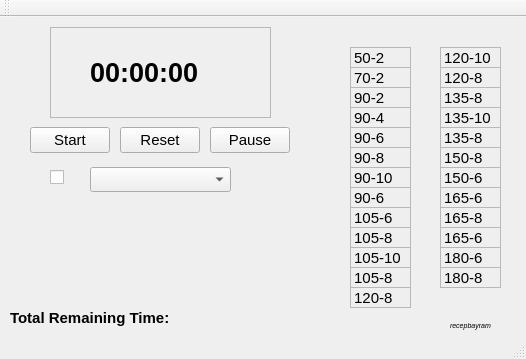
<?xml version="1.0" encoding="UTF-8"?>
<ui version="4.0">
 <class>seasoning</class>
 <widget class="QMainWindow" name="seasoning">
  <property name="geometry">
   <rect>
    <x>0</x>
    <y>0</y>
    <width>526</width>
    <height>359</height>
   </rect>
  </property>
  <property name="minimumSize">
   <size>
    <width>526</width>
    <height>359</height>
   </size>
  </property>
  <property name="maximumSize">
   <size>
    <width>526</width>
    <height>359</height>
   </size>
  </property>
  <property name="font">
   <font>
    <pointsize>11</pointsize>
   </font>
  </property>
  <property name="windowTitle">
   <string>seasoning</string>
  </property>
  <property name="styleSheet">
   <string notr="true"/>
  </property>
  <widget class="QWidget" name="centralWidget">
   <widget class="QPushButton" name="start">
    <property name="geometry">
     <rect>
      <x>30</x>
      <y>110</y>
      <width>80</width>
      <height>26</height>
     </rect>
    </property>
    <property name="text">
     <string>Start</string>
    </property>
   </widget>
   <widget class="QPushButton" name="Stop">
    <property name="geometry">
     <rect>
      <x>210</x>
      <y>110</y>
      <width>80</width>
      <height>26</height>
     </rect>
    </property>
    <property name="text">
     <string>Pause</string>
    </property>
    <property name="checkable">
     <bool>true</bool>
    </property>
   </widget>
   <widget class="QFrame" name="frame">
    <property name="geometry">
     <rect>
      <x>50</x>
      <y>10</y>
      <width>221</width>
      <height>91</height>
     </rect>
    </property>
    <property name="frameShape">
     <enum>QFrame::StyledPanel</enum>
    </property>
    <property name="frameShadow">
     <enum>QFrame::Raised</enum>
    </property>
    <widget class="QLabel" name="label">
     <property name="geometry">
      <rect>
       <x>40</x>
       <y>0</y>
       <width>181</width>
       <height>91</height>
      </rect>
     </property>
     <property name="font">
      <font>
       <pointsize>20</pointsize>
       <weight>75</weight>
       <bold>true</bold>
      </font>
     </property>
     <property name="text">
      <string>00:00:00</string>
     </property>
    </widget>
   </widget>
   <widget class="QComboBox" name="comboBox">
    <property name="geometry">
     <rect>
      <x>90</x>
      <y>150</y>
      <width>141</width>
      <height>25</height>
     </rect>
    </property>
    <property name="editable">
     <bool>false</bool>
    </property>
   </widget>
   <widget class="QLabel" name="label_2">
    <property name="geometry">
     <rect>
      <x>50</x>
      <y>230</y>
      <width>281</width>
      <height>21</height>
     </rect>
    </property>
    <property name="font">
     <font>
      <pointsize>11</pointsize>
      <weight>50</weight>
      <bold>false</bold>
     </font>
    </property>
    <property name="text">
     <string/>
    </property>
   </widget>
   <widget class="QLabel" name="label_3">
    <property name="geometry">
     <rect>
      <x>90</x>
      <y>210</y>
      <width>131</width>
      <height>21</height>
     </rect>
    </property>
    <property name="font">
     <font>
      <pointsize>11</pointsize>
      <weight>75</weight>
      <bold>true</bold>
     </font>
    </property>
    <property name="text">
     <string/>
    </property>
   </widget>
   <widget class="QCheckBox" name="checkBox">
    <property name="geometry">
     <rect>
      <x>50</x>
      <y>140</y>
      <width>21</width>
      <height>41</height>
     </rect>
    </property>
    <property name="layoutDirection">
     <enum>Qt::LeftToRight</enum>
    </property>
    <property name="text">
     <string/>
    </property>
    <property name="checked">
     <bool>false</bool>
    </property>
   </widget>
   <widget class="QLabel" name="step1">
    <property name="geometry">
     <rect>
      <x>350</x>
      <y>30</y>
      <width>61</width>
      <height>21</height>
     </rect>
    </property>
    <property name="text">
     <string> 50-2</string>
    </property>
   </widget>
   <widget class="QLabel" name="step2">
    <property name="geometry">
     <rect>
      <x>350</x>
      <y>50</y>
      <width>61</width>
      <height>21</height>
     </rect>
    </property>
    <property name="text">
     <string> 70-2</string>
    </property>
   </widget>
   <widget class="QLabel" name="step3">
    <property name="geometry">
     <rect>
      <x>350</x>
      <y>70</y>
      <width>61</width>
      <height>21</height>
     </rect>
    </property>
    <property name="text">
     <string> 90-2</string>
    </property>
   </widget>
   <widget class="QLabel" name="step4">
    <property name="geometry">
     <rect>
      <x>350</x>
      <y>90</y>
      <width>61</width>
      <height>21</height>
     </rect>
    </property>
    <property name="text">
     <string> 90-4</string>
    </property>
   </widget>
   <widget class="QLabel" name="step5">
    <property name="geometry">
     <rect>
      <x>350</x>
      <y>110</y>
      <width>61</width>
      <height>21</height>
     </rect>
    </property>
    <property name="text">
     <string> 90-6</string>
    </property>
   </widget>
   <widget class="QLabel" name="step6">
    <property name="geometry">
     <rect>
      <x>350</x>
      <y>130</y>
      <width>61</width>
      <height>21</height>
     </rect>
    </property>
    <property name="text">
     <string> 90-8</string>
    </property>
   </widget>
   <widget class="QLabel" name="step7">
    <property name="geometry">
     <rect>
      <x>350</x>
      <y>150</y>
      <width>61</width>
      <height>21</height>
     </rect>
    </property>
    <property name="text">
     <string> 90-10</string>
    </property>
   </widget>
   <widget class="QLabel" name="step8">
    <property name="geometry">
     <rect>
      <x>350</x>
      <y>170</y>
      <width>61</width>
      <height>21</height>
     </rect>
    </property>
    <property name="text">
     <string> 90-6</string>
    </property>
   </widget>
   <widget class="QLabel" name="step9">
    <property name="geometry">
     <rect>
      <x>350</x>
      <y>190</y>
      <width>61</width>
      <height>21</height>
     </rect>
    </property>
    <property name="text">
     <string> 105-6</string>
    </property>
   </widget>
   <widget class="QLabel" name="step10">
    <property name="geometry">
     <rect>
      <x>350</x>
      <y>210</y>
      <width>61</width>
      <height>21</height>
     </rect>
    </property>
    <property name="text">
     <string> 105-8</string>
    </property>
   </widget>
   <widget class="QLabel" name="step11">
    <property name="geometry">
     <rect>
      <x>350</x>
      <y>230</y>
      <width>61</width>
      <height>21</height>
     </rect>
    </property>
    <property name="text">
     <string> 105-10</string>
    </property>
   </widget>
   <widget class="QLabel" name="step12">
    <property name="geometry">
     <rect>
      <x>350</x>
      <y>250</y>
      <width>61</width>
      <height>21</height>
     </rect>
    </property>
    <property name="text">
     <string> 105-8</string>
    </property>
   </widget>
   <widget class="QLabel" name="step13">
    <property name="geometry">
     <rect>
      <x>350</x>
      <y>270</y>
      <width>61</width>
      <height>21</height>
     </rect>
    </property>
    <property name="text">
     <string> 120-8</string>
    </property>
   </widget>
   <widget class="QLabel" name="step23">
    <property name="geometry">
     <rect>
      <x>440</x>
      <y>210</y>
      <width>61</width>
      <height>21</height>
     </rect>
    </property>
    <property name="text">
     <string> 165-6</string>
    </property>
   </widget>
   <widget class="QLabel" name="step15">
    <property name="geometry">
     <rect>
      <x>440</x>
      <y>50</y>
      <width>61</width>
      <height>21</height>
     </rect>
    </property>
    <property name="text">
     <string> 120-8</string>
    </property>
   </widget>
   <widget class="QLabel" name="step19">
    <property name="geometry">
     <rect>
      <x>440</x>
      <y>130</y>
      <width>61</width>
      <height>21</height>
     </rect>
    </property>
    <property name="text">
     <string> 150-8</string>
    </property>
   </widget>
   <widget class="QLabel" name="step22">
    <property name="geometry">
     <rect>
      <x>440</x>
      <y>190</y>
      <width>61</width>
      <height>21</height>
     </rect>
    </property>
    <property name="text">
     <string> 165-8</string>
    </property>
   </widget>
   <widget class="QLabel" name="step17">
    <property name="geometry">
     <rect>
      <x>440</x>
      <y>90</y>
      <width>61</width>
      <height>21</height>
     </rect>
    </property>
    <property name="text">
     <string> 135-10</string>
    </property>
   </widget>
   <widget class="QLabel" name="step21">
    <property name="geometry">
     <rect>
      <x>440</x>
      <y>170</y>
      <width>61</width>
      <height>21</height>
     </rect>
    </property>
    <property name="text">
     <string> 165-6</string>
    </property>
   </widget>
   <widget class="QLabel" name="step14">
    <property name="geometry">
     <rect>
      <x>440</x>
      <y>30</y>
      <width>61</width>
      <height>21</height>
     </rect>
    </property>
    <property name="text">
     <string> 120-10</string>
    </property>
   </widget>
   <widget class="QLabel" name="step20">
    <property name="geometry">
     <rect>
      <x>440</x>
      <y>150</y>
      <width>61</width>
      <height>21</height>
     </rect>
    </property>
    <property name="text">
     <string> 150-6</string>
    </property>
   </widget>
   <widget class="QLabel" name="step24">
    <property name="geometry">
     <rect>
      <x>440</x>
      <y>230</y>
      <width>61</width>
      <height>21</height>
     </rect>
    </property>
    <property name="text">
     <string> 180-6</string>
    </property>
   </widget>
   <widget class="QLabel" name="step18">
    <property name="geometry">
     <rect>
      <x>440</x>
      <y>110</y>
      <width>61</width>
      <height>21</height>
     </rect>
    </property>
    <property name="text">
     <string> 135-8</string>
    </property>
   </widget>
   <widget class="QLabel" name="step16">
    <property name="geometry">
     <rect>
      <x>440</x>
      <y>70</y>
      <width>61</width>
      <height>21</height>
     </rect>
    </property>
    <property name="text">
     <string> 135-8</string>
    </property>
   </widget>
   <widget class="QLabel" name="step25">
    <property name="geometry">
     <rect>
      <x>440</x>
      <y>250</y>
      <width>61</width>
      <height>21</height>
     </rect>
    </property>
    <property name="text">
     <string> 180-8</string>
    </property>
   </widget>
   <widget class="QFrame" name="frame_2">
    <property name="geometry">
     <rect>
      <x>350</x>
      <y>30</y>
      <width>61</width>
      <height>21</height>
     </rect>
    </property>
    <property name="frameShape">
     <enum>QFrame::StyledPanel</enum>
    </property>
    <property name="frameShadow">
     <enum>QFrame::Raised</enum>
    </property>
   </widget>
   <widget class="QFrame" name="frame_3">
    <property name="geometry">
     <rect>
      <x>350</x>
      <y>50</y>
      <width>61</width>
      <height>21</height>
     </rect>
    </property>
    <property name="frameShape">
     <enum>QFrame::StyledPanel</enum>
    </property>
    <property name="frameShadow">
     <enum>QFrame::Raised</enum>
    </property>
   </widget>
   <widget class="QFrame" name="frame_4">
    <property name="geometry">
     <rect>
      <x>350</x>
      <y>70</y>
      <width>61</width>
      <height>21</height>
     </rect>
    </property>
    <property name="frameShape">
     <enum>QFrame::StyledPanel</enum>
    </property>
    <property name="frameShadow">
     <enum>QFrame::Raised</enum>
    </property>
   </widget>
   <widget class="QFrame" name="frame_5">
    <property name="geometry">
     <rect>
      <x>350</x>
      <y>90</y>
      <width>61</width>
      <height>21</height>
     </rect>
    </property>
    <property name="frameShape">
     <enum>QFrame::StyledPanel</enum>
    </property>
    <property name="frameShadow">
     <enum>QFrame::Raised</enum>
    </property>
   </widget>
   <widget class="QFrame" name="frame_6">
    <property name="geometry">
     <rect>
      <x>350</x>
      <y>110</y>
      <width>61</width>
      <height>21</height>
     </rect>
    </property>
    <property name="frameShape">
     <enum>QFrame::StyledPanel</enum>
    </property>
    <property name="frameShadow">
     <enum>QFrame::Raised</enum>
    </property>
   </widget>
   <widget class="QFrame" name="frame_7">
    <property name="geometry">
     <rect>
      <x>350</x>
      <y>210</y>
      <width>61</width>
      <height>21</height>
     </rect>
    </property>
    <property name="frameShape">
     <enum>QFrame::StyledPanel</enum>
    </property>
    <property name="frameShadow">
     <enum>QFrame::Raised</enum>
    </property>
   </widget>
   <widget class="QFrame" name="frame_8">
    <property name="geometry">
     <rect>
      <x>350</x>
      <y>190</y>
      <width>61</width>
      <height>21</height>
     </rect>
    </property>
    <property name="frameShape">
     <enum>QFrame::StyledPanel</enum>
    </property>
    <property name="frameShadow">
     <enum>QFrame::Raised</enum>
    </property>
   </widget>
   <widget class="QFrame" name="frame_10">
    <property name="geometry">
     <rect>
      <x>350</x>
      <y>130</y>
      <width>61</width>
      <height>21</height>
     </rect>
    </property>
    <property name="frameShape">
     <enum>QFrame::StyledPanel</enum>
    </property>
    <property name="frameShadow">
     <enum>QFrame::Raised</enum>
    </property>
   </widget>
   <widget class="QFrame" name="frame_12">
    <property name="geometry">
     <rect>
      <x>350</x>
      <y>170</y>
      <width>61</width>
      <height>21</height>
     </rect>
    </property>
    <property name="frameShape">
     <enum>QFrame::StyledPanel</enum>
    </property>
    <property name="frameShadow">
     <enum>QFrame::Raised</enum>
    </property>
   </widget>
   <widget class="QFrame" name="frame_14">
    <property name="geometry">
     <rect>
      <x>350</x>
      <y>150</y>
      <width>61</width>
      <height>21</height>
     </rect>
    </property>
    <property name="frameShape">
     <enum>QFrame::StyledPanel</enum>
    </property>
    <property name="frameShadow">
     <enum>QFrame::Raised</enum>
    </property>
   </widget>
   <widget class="QFrame" name="frame_15">
    <property name="geometry">
     <rect>
      <x>350</x>
      <y>230</y>
      <width>61</width>
      <height>21</height>
     </rect>
    </property>
    <property name="frameShape">
     <enum>QFrame::StyledPanel</enum>
    </property>
    <property name="frameShadow">
     <enum>QFrame::Raised</enum>
    </property>
   </widget>
   <widget class="QFrame" name="frame_16">
    <property name="geometry">
     <rect>
      <x>350</x>
      <y>250</y>
      <width>61</width>
      <height>21</height>
     </rect>
    </property>
    <property name="frameShape">
     <enum>QFrame::StyledPanel</enum>
    </property>
    <property name="frameShadow">
     <enum>QFrame::Raised</enum>
    </property>
   </widget>
   <widget class="QFrame" name="frame_17">
    <property name="geometry">
     <rect>
      <x>350</x>
      <y>270</y>
      <width>61</width>
      <height>21</height>
     </rect>
    </property>
    <property name="frameShape">
     <enum>QFrame::StyledPanel</enum>
    </property>
    <property name="frameShadow">
     <enum>QFrame::Raised</enum>
    </property>
   </widget>
   <widget class="QFrame" name="frame_18">
    <property name="geometry">
     <rect>
      <x>440</x>
      <y>150</y>
      <width>61</width>
      <height>21</height>
     </rect>
    </property>
    <property name="frameShape">
     <enum>QFrame::StyledPanel</enum>
    </property>
    <property name="frameShadow">
     <enum>QFrame::Raised</enum>
    </property>
   </widget>
   <widget class="QFrame" name="frame_19">
    <property name="geometry">
     <rect>
      <x>440</x>
      <y>230</y>
      <width>61</width>
      <height>21</height>
     </rect>
    </property>
    <property name="frameShape">
     <enum>QFrame::StyledPanel</enum>
    </property>
    <property name="frameShadow">
     <enum>QFrame::Raised</enum>
    </property>
   </widget>
   <widget class="QFrame" name="frame_21">
    <property name="geometry">
     <rect>
      <x>440</x>
      <y>110</y>
      <width>61</width>
      <height>21</height>
     </rect>
    </property>
    <property name="frameShape">
     <enum>QFrame::StyledPanel</enum>
    </property>
    <property name="frameShadow">
     <enum>QFrame::Raised</enum>
    </property>
   </widget>
   <widget class="QFrame" name="frame_22">
    <property name="geometry">
     <rect>
      <x>440</x>
      <y>90</y>
      <width>61</width>
      <height>21</height>
     </rect>
    </property>
    <property name="frameShape">
     <enum>QFrame::StyledPanel</enum>
    </property>
    <property name="frameShadow">
     <enum>QFrame::Raised</enum>
    </property>
   </widget>
   <widget class="QFrame" name="frame_23">
    <property name="geometry">
     <rect>
      <x>440</x>
      <y>30</y>
      <width>61</width>
      <height>21</height>
     </rect>
    </property>
    <property name="frameShape">
     <enum>QFrame::StyledPanel</enum>
    </property>
    <property name="frameShadow">
     <enum>QFrame::Raised</enum>
    </property>
   </widget>
   <widget class="QFrame" name="frame_25">
    <property name="geometry">
     <rect>
      <x>440</x>
      <y>70</y>
      <width>61</width>
      <height>21</height>
     </rect>
    </property>
    <property name="frameShape">
     <enum>QFrame::StyledPanel</enum>
    </property>
    <property name="frameShadow">
     <enum>QFrame::Raised</enum>
    </property>
   </widget>
   <widget class="QFrame" name="frame_26">
    <property name="geometry">
     <rect>
      <x>440</x>
      <y>250</y>
      <width>61</width>
      <height>21</height>
     </rect>
    </property>
    <property name="frameShape">
     <enum>QFrame::StyledPanel</enum>
    </property>
    <property name="frameShadow">
     <enum>QFrame::Raised</enum>
    </property>
   </widget>
   <widget class="QFrame" name="frame_27">
    <property name="geometry">
     <rect>
      <x>440</x>
      <y>50</y>
      <width>61</width>
      <height>21</height>
     </rect>
    </property>
    <property name="frameShape">
     <enum>QFrame::StyledPanel</enum>
    </property>
    <property name="frameShadow">
     <enum>QFrame::Raised</enum>
    </property>
   </widget>
   <widget class="QFrame" name="frame_28">
    <property name="geometry">
     <rect>
      <x>440</x>
      <y>170</y>
      <width>61</width>
      <height>21</height>
     </rect>
    </property>
    <property name="frameShape">
     <enum>QFrame::StyledPanel</enum>
    </property>
    <property name="frameShadow">
     <enum>QFrame::Raised</enum>
    </property>
   </widget>
   <widget class="QFrame" name="frame_30">
    <property name="geometry">
     <rect>
      <x>440</x>
      <y>130</y>
      <width>61</width>
      <height>21</height>
     </rect>
    </property>
    <property name="frameShape">
     <enum>QFrame::StyledPanel</enum>
    </property>
    <property name="frameShadow">
     <enum>QFrame::Raised</enum>
    </property>
   </widget>
   <widget class="QFrame" name="frame_32">
    <property name="geometry">
     <rect>
      <x>440</x>
      <y>190</y>
      <width>61</width>
      <height>21</height>
     </rect>
    </property>
    <property name="frameShape">
     <enum>QFrame::StyledPanel</enum>
    </property>
    <property name="frameShadow">
     <enum>QFrame::Raised</enum>
    </property>
   </widget>
   <widget class="QFrame" name="frame_34">
    <property name="geometry">
     <rect>
      <x>440</x>
      <y>210</y>
      <width>61</width>
      <height>21</height>
     </rect>
    </property>
    <property name="frameShape">
     <enum>QFrame::StyledPanel</enum>
    </property>
    <property name="frameShadow">
     <enum>QFrame::Raised</enum>
    </property>
   </widget>
   <widget class="QPushButton" name="reset">
    <property name="geometry">
     <rect>
      <x>120</x>
      <y>110</y>
      <width>80</width>
      <height>26</height>
     </rect>
    </property>
    <property name="text">
     <string>Reset</string>
    </property>
   </widget>
   <widget class="QLabel" name="label_4">
    <property name="geometry">
     <rect>
      <x>220</x>
      <y>280</y>
      <width>121</width>
      <height>41</height>
     </rect>
    </property>
    <property name="font">
     <font>
      <pointsize>12</pointsize>
      <weight>50</weight>
      <bold>false</bold>
     </font>
    </property>
    <property name="text">
     <string/>
    </property>
   </widget>
   <widget class="QLabel" name="label_5">
    <property name="geometry">
     <rect>
      <x>10</x>
      <y>280</y>
      <width>251</width>
      <height>41</height>
     </rect>
    </property>
    <property name="font">
     <font>
      <weight>75</weight>
      <bold>true</bold>
     </font>
    </property>
    <property name="text">
     <string>Total Remaining Time:</string>
    </property>
    <property name="wordWrap">
     <bool>true</bool>
    </property>
   </widget>
   <widget class="QLabel" name="label_6">
    <property name="geometry">
     <rect>
      <x>450</x>
      <y>300</y>
      <width>71</width>
      <height>16</height>
     </rect>
    </property>
    <property name="font">
     <font>
      <pointsize>5</pointsize>
      <italic>true</italic>
     </font>
    </property>
    <property name="text">
     <string>recepbayram</string>
    </property>
   </widget>
  </widget>
  <widget class="QMenuBar" name="menuBar">
   <property name="geometry">
    <rect>
     <x>0</x>
     <y>0</y>
     <width>526</width>
     <height>26</height>
    </rect>
   </property>
  </widget>
  <widget class="QToolBar" name="mainToolBar">
   <attribute name="toolBarArea">
    <enum>TopToolBarArea</enum>
   </attribute>
   <attribute name="toolBarBreak">
    <bool>false</bool>
   </attribute>
  </widget>
  <widget class="QStatusBar" name="statusBar"/>
 </widget>
 <layoutdefault spacing="6" margin="11"/>
 <resources/>
 <connections/>
</ui>
